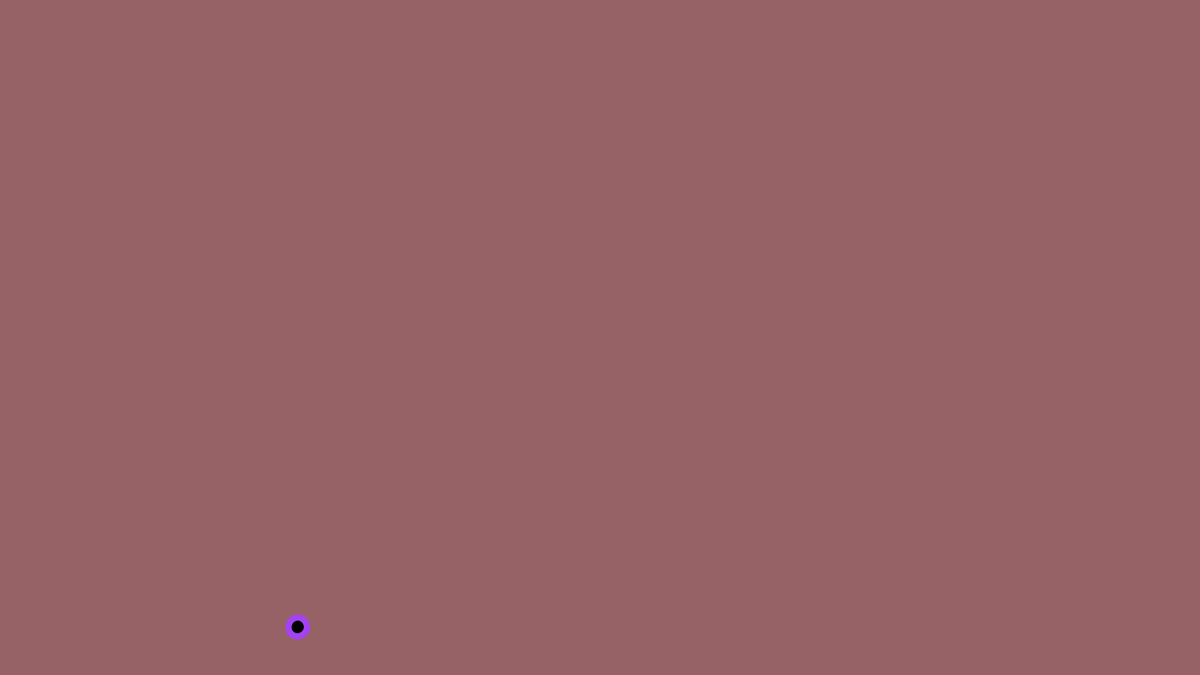
Frame 1 (no input)
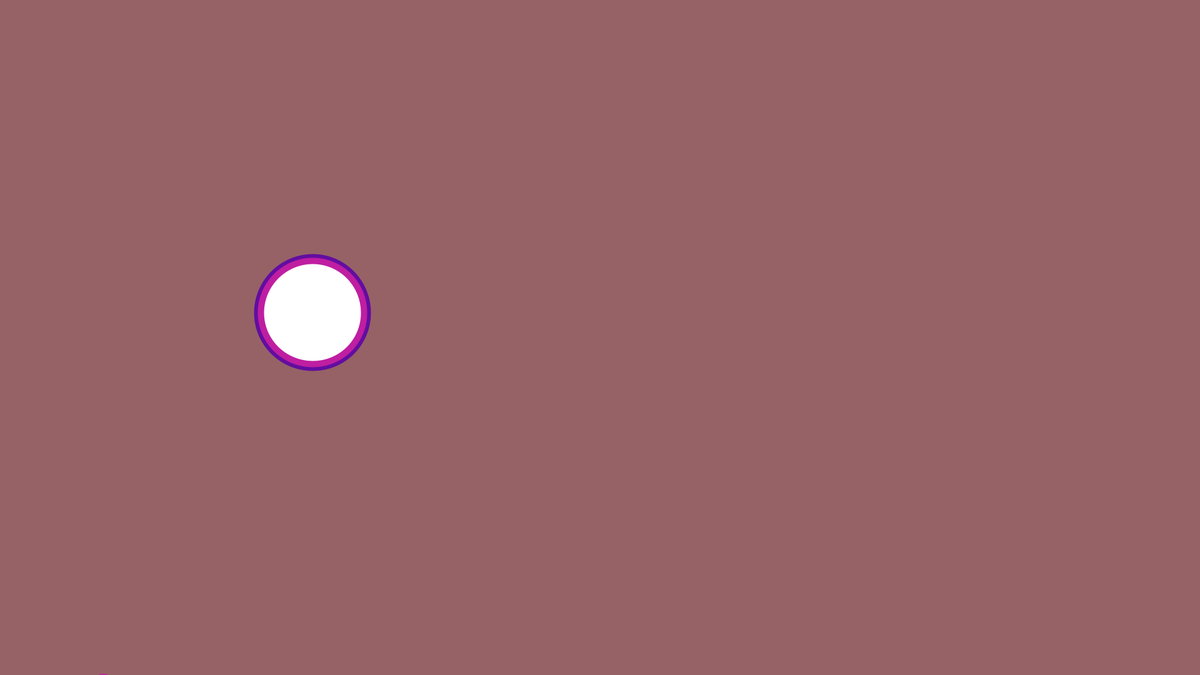
Frame 60 (the mouse pressed at the canvas centre just before this capture)
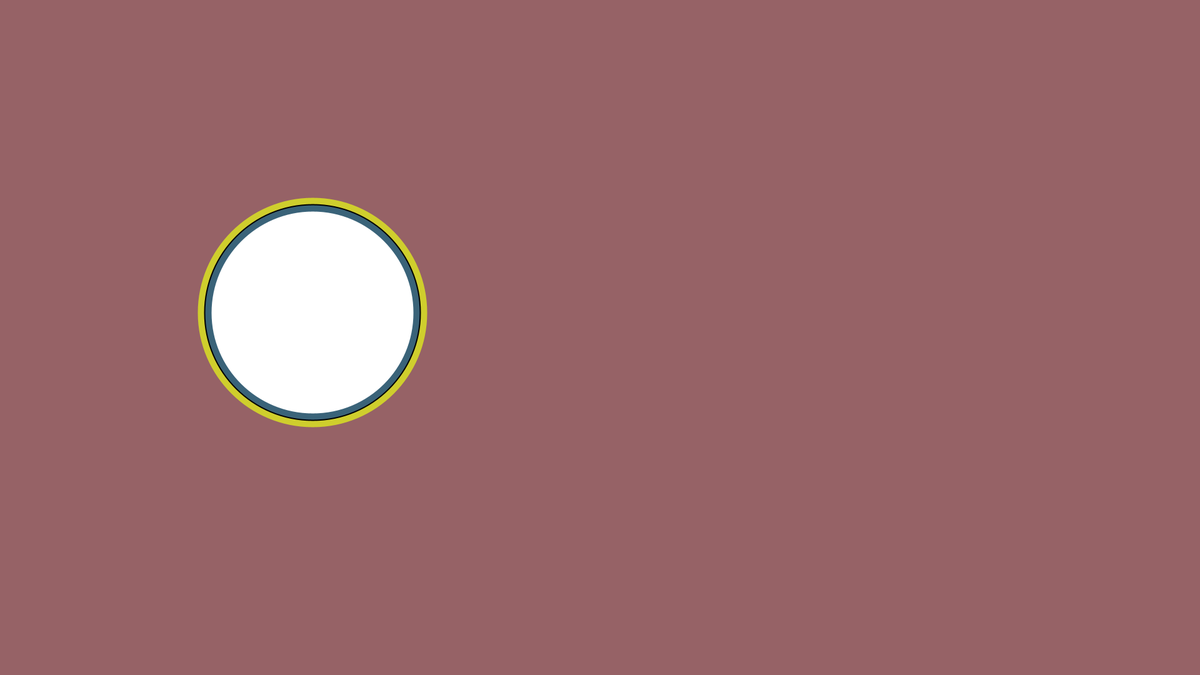
Frame 120 (the mouse held since frame 60 and released just before this capture)

The Processing sketch that drew these frames (run headless with seeded random() and noise(); from frame 60 on, the mouse is pressed at the canvas centre):

// Processing sketch: Orbiting
// ── Orbiting.pde
//Edsel Torres 

boolean moolean = true;
int gR = 3;
int d = 0;
float gRr = 2.8;
float dD = 0;

float diam = 30;
float orbitRadius = 10;
float diamAngle = 120;


void setup() {
  size(1920, 1080);
}

void draw() {
  background(150,98,102);

  fill(0,0,0);
  ellipse(500, 500, d, d);
  
  if (d > 900){
    moolean= false;
  }
  
  if (d < 0) {
    moolean = true;
  }
  
  if (moolean == false){
    gR = -3;
  }
  
  if (moolean == true){
    gR = 3;
  }
  
  d = d+gR;
  
  strokeWeight(10);
  stroke((random (0,255)),(random (0,255)),(random (0,255)));
  fill(255,255,255);
  ellipse(500, 500, dD, dD);
  
  if (dD > 900){
    moolean= false;
  }
  
  if (dD < 0) {
    moolean = true;
  }
  
  if (moolean == false){
    gRr = -2.8;
  }
  
  if (moolean == true){
    gRr = 2.8;
  }
  
  dD = dD+gRr;
  
  pushMatrix();
  
  rotate(diamAngle);
  
  translate(orbitRadius,0);
  
  fill(0,0,0);
  ellipse(960,540,diam,diam);
  
  popMatrix();
  
  diamAngle += 0.005;
}
